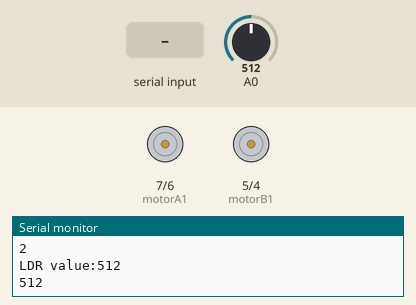
Bench run of a sketch on a simulated Arduino Uno, built for the host (arithmetic inside an expression is 32-bit, double 64-bit). Parts: motor-driver pin pairs drawn as motors (green arrow = first pin HIGH = forward, orange = second pin HIGH = backward, longer = more drive, scaled by the enable pin), the last lines printed to the serial monitor. Inputs (shaded band) come from the test bench; at power-on: A0 = 512. Storage starts empty.

Above: at 1.2 s.
1.3 s: A0 set to 349
2.8 s: A0 set to 333
4.3 s: "3" received over Serial
At 5.2 s:
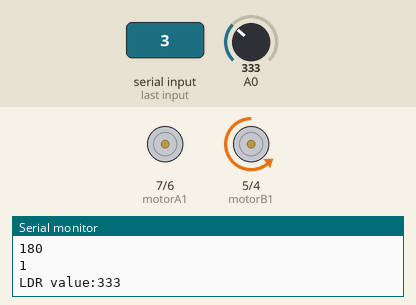
5.8 s: "4" received over Serial
At 6.3 s:
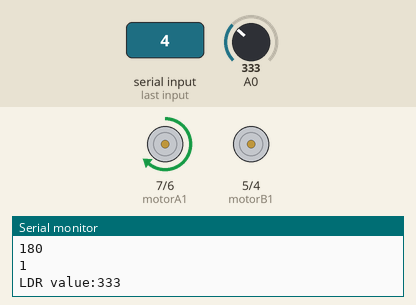
7.3 s: "1" received over Serial
At 8.5 s:
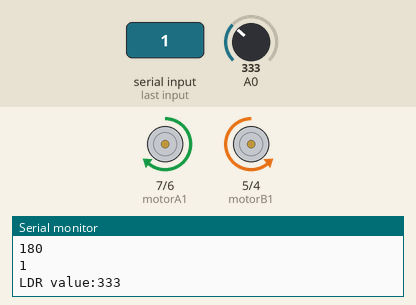
8.8 s: "2" received over Serial
At 9.8 s:
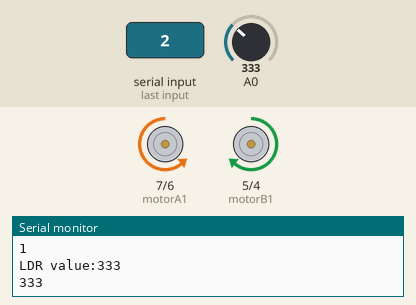
Timing chart, 0 to 11.3 s (numbered marks = the images above; inputs shaded):
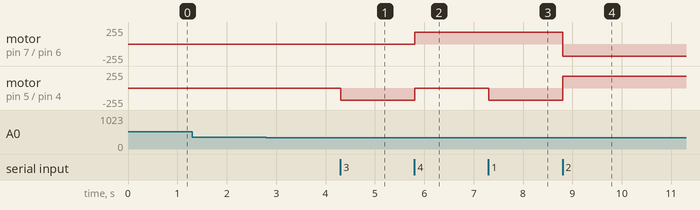

The sketch:

MobileRobot.ino
```cpp
 /**********************************************************************
        Arduino project code for Differential Drive Mobile Robot
                    Ali Aydın KÜÇÜKÇÖLLÜ
                    Oğuzhan ÜNLÜ
                    Efe KURDOĞLU
 **********************************************************************/


 #include <SD.h>                                      // The library of SD card module.

 //MOSI = pin 11
 //MISO = pin 12
 //SCK = pin 13

 int CS_pin = 10;

 const int motorA1  = 7;                              // Digital pins of motor 1.
 const int motorA2  = 6;

 const int motorB1  = 5;                              // Digital pins of motor 2.
 const int motorB2  = 4;

 int e1 = 3;                                          // Enable pins of DC motors.
 int e2 = 9;

 int v1;
 int v2;
 int v3;
 int state;

 int new_data;
 int data;                                            // The measured value of LDR module from analog Input.
 char junk;
 String bluetooth_string = "";

void setup() {
    Serial.begin(9600);                               // Starting code for serial comminication.

    pinMode(CS_pin, OUTPUT);

    if (!SD.begin(CS_pin)){                           // Code block to check that is SD card available.
      Serial.println("Card Failure");
      return;
    }
    Serial.println("Card Ready");

    pinMode(A0,INPUT);

    pinMode(motorA1, OUTPUT);
    pinMode(motorA2, OUTPUT);
    pinMode(motorB1, OUTPUT);
    pinMode(motorB2, OUTPUT);

    pinMode(e1,OUTPUT);
    pinMode(e2,OUTPUT);
}

void loop() {
  File dataFile = SD.open("data.txt", FILE_WRITE);     // Creates a '.txt' file as 'data.txt'
  if (dataFile)
  {
    data = analogRead(A0);
    dataFile.print("LDR:");
    dataFile.println(data);
    dataFile.close();
    Serial.println(data);
  }
  File data2File = SD.open("velocity.txt",FILE_WRITE); // Creates a '.txt' file as 'velocity.txt'
  if(data2File)
  {
    if (new_data < 85){
      data2File.print("Motor Velocity:");
      data2File.println(v1);
      data2File.close();
      Serial.println(v1);
    }
    else if(85 <= new_data < 170){
      data2File.print("Motor Velocity:");
      data2File.println(v2);
      data2File.close();
     Serial.println(v2);
    }
    else{
      data2File.print("Motor Velocity:");
      data2File.println(v3);
      data2File.close();
      Serial.println(v3);
    }
  }

  File data3File = SD.open("state.txt", FILE_WRITE);   // Creates a '.txt' file as 'state.txt'
  if (data3File){
    if (new_data < 85){
      data3File.print("State:");
      data3File.println(state);
      data3File.close();
      Serial.println(state);
    }
    else if(85 <= new_data < 170){
      data3File.print("State:");
      data3File.println(state);
      data3File.close();
     Serial.println(state);
    }
    else{
      data3File.print("State:");
      data3File.println(state);
      data3File.close();
      Serial.println(state);
    }
  }

  else
  {
    Serial.println("Couldn't open log file");
  }

  data = analogRead(A0);
  new_data = map(data,0,1023,0,255);

  if (new_data < 85){                                 // First level of velocity.
    v1 = 180;
    state = 1;
    analogWrite(e1,180);
    analogWrite(e2,180);
  }
  else if(85 <= new_data < 170){                      // Second level of velocity.
    v2 = 100;
    state = 2;
    analogWrite(e1,255);
    analogWrite(e2,255);
  }
  else if(new_data >= 170){                           // Third level of velocity.
    v3 =0;
    state = 3;
    analogWrite(e1,0);
    analogWrite(e2,0);
  }

  Serial.print("LDR value:");
  Serial.println(data);


  if(Serial.available()){
    while(Serial.available()){
      char inChar = (char)Serial.read();
      bluetooth_string += inChar;
    }
    Serial.println(bluetooth_string);
    while (Serial.available() > 0){
      junk = Serial.read();
    }

    if(bluetooth_string == "1"){                      // Robot goes forward.
      digitalWrite(motorA1,HIGH);
      digitalWrite(motorA2,LOW);
      digitalWrite(motorB1,LOW);
      digitalWrite(motorB2,HIGH);

    }

    else if(bluetooth_string == "2"){                 // Robot goes backward.
      digitalWrite(motorA1,LOW);
      digitalWrite(motorA2,HIGH);
      digitalWrite(motorB1,HIGH);
      digitalWrite(motorB2,LOW);

    }

    else if(bluetooth_string == "3"){                 // Robot turns right.
      digitalWrite(motorA1,LOW);
      digitalWrite(motorA2,LOW);
      digitalWrite(motorB1,LOW);
      digitalWrite(motorB2,HIGH);

    }

    else if(bluetooth_string == "4"){                 // Robot turns left.
      digitalWrite(motorA1,HIGH);
      digitalWrite(motorA2,LOW);
      digitalWrite(motorB1,LOW);
      digitalWrite(motorB2,LOW);

    }

    else if(bluetooth_string == "5"){                 // Robot stops.
      digitalWrite(motorA1,LOW);
      digitalWrite(motorA2,LOW);
      digitalWrite(motorB1,LOW);
      digitalWrite(motorB2,LOW);

    }

    bluetooth_string = "";
  }
}
```

Measured:
- after the input at 4.3 s, motor on pin 5 (motorB1) / pin 4 (motorB2): stopped → backward 180/255 at once
- after the input at 5.8 s, motor on pin 7 (motorA1) / pin 6 (motorA2): stopped → forward 180/255 at once; motor on pin 5 (motorB1) / pin 4 (motorB2): backward 180/255 → stopped at once
- after the input at 7.3 s, motor on pin 5 (motorB1) / pin 4 (motorB2): stopped → backward 180/255 at once
- after the input at 8.8 s, motor on pin 7 (motorA1) / pin 6 (motorA2): forward 180/255 → backward 180/255 at once; motor on pin 5 (motorB1) / pin 4 (motorB2): backward 180/255 → forward 180/255 at once
